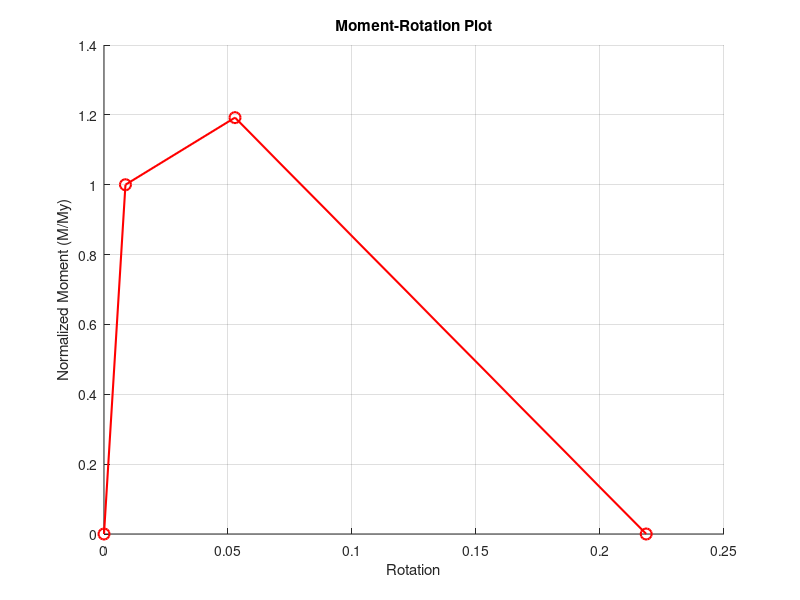

Here is the MATLAB script that generated this plot:
%made by- prayush shah
%roll no- 24v0052
%insti- indian institute of technology, bombay

P = 819000;  %axial load
b = 400;    %width in mm
h = 400;     %depth in mm
fc_prime = 25.6;  %cyclindr strength mpa
fy = 474;  %long. steel yield stress mpa
fy_sh = 333;  %trans. steel yeild stress mpa
d_prime = 62;   %effective cover mm
L = 1600;  %length of span mm
Es = 200000; %modulus of elastiicty of steel mpa
Ec = 29934;   %modulus of elastiicty of steel mpa
asl = 0;
Db_c = 20; %dia of bar in compression
n_c = 3;  %no. of bar in compression
Db_s = 20;  %dia of bar in tension
n_s = 3; %no of bar in tension
s = 80;  %spaceing of shear reinf
db_sh = 12;  %dia of bar in shear
Db_w = 20; %dia of bar in web
n_w = 2;  % no of bar in web


Ls_over_h = L / h;
n = Es / Ec;
Ac = n_c * pi * (Db_c^2) / 4;
As = n_s * pi * (Db_s^2) / 4;
d = h - d_prime;
Ash_bar = pi * (db_sh^2) / 4;
no_of_legged = 3;
rho_sh = (no_of_legged * Ash_bar) / (b * s);
Aw = n_w * pi * (Db_w^2) / 4;
rho_v = Aw / (b * d);
delta_prime = d_prime / d;

rho_c = Ac / (b * d);
rho_s = As / (b * d);
v = P / (b * h * fc_prime);

a_t = rho_c + rho_s + rho_v + (P / (b * d * fy));
a_c = rho_c + rho_s + rho_v - (P / (1.8 * n * b * d * fc_prime));

b_t = rho_c + rho_s * delta_prime + 0.5 * rho_v * (1 + delta_prime) + (P / (b * d * fy));
b_c = rho_c + rho_s * delta_prime + 0.5 * rho_v * (1 + delta_prime);

ky_c = sqrt(n^2 * a_c^2 + 2 * n * b_c) - n * a_c;
ky_t = sqrt(n^2 * a_t^2 + 2 * n * b_t) - n * a_t;

phiy_c = 1.8 * 1000 * fc_prime / (Ec * ky_c * d);
phiy_t = fy * 1000 / (Es * (1 - ky_t) * d);

term1_c = (Ec / 2) * ky_c^2 * (0.5 * (1 + delta_prime) - ky_c / 3);
term2_c = (Es / 2) * ((1 - ky_c) * rho_c + (ky_c - delta_prime) * rho_s + (rho_v / 6) * (1 - delta_prime)) * (1 - delta_prime);
My_c = phiy_c * (term1_c + term2_c) * b * d^3 * 10^-9;

term1_t = (Ec / 2) * ky_t^2 * (0.5 * (1 + delta_prime) - ky_t / 3);
term2_t = (Es / 2) * ((1 - ky_t) * rho_c + (ky_t - delta_prime) * rho_s + (rho_v / 6) * (1 - delta_prime)) * (1 - delta_prime);
My_t = phiy_t * (term1_t + term2_t) * b * d^3 * 10^-9;

My = min(My_t, My_c);
phiy = min(phiy_t, phiy_c);

theta_y = (phiy * L / 3000) + 0.0025;

Mc = My * 1.25 * (0.89^v) * (0.91^(0.01 * fc_prime));
theta_cap_pl = 0.13 * (0.13^v) * ((0.02 + 40 * rho_sh)^0.65) * (0.57^(0.01 * fc_prime));
theta_pc = 0.76 * (0.031^v) * (0.02 + 40 * rho_sh)^1.02;

figure;
hold on;
plot([0, theta_y, theta_cap_pl + theta_y, theta_pc + theta_cap_pl + theta_y],[0, 1, Mc/My, 0], 'ro-', 'MarkerSize', 8, 'LineWidth', 1.5, 'DisplayName', 'Moment-Rotation Curve');

grid on;
xlabel('Rotation');
ylabel('Normalized Moment (M/My)');
title('Moment-Rotation Plot');
hold off;
